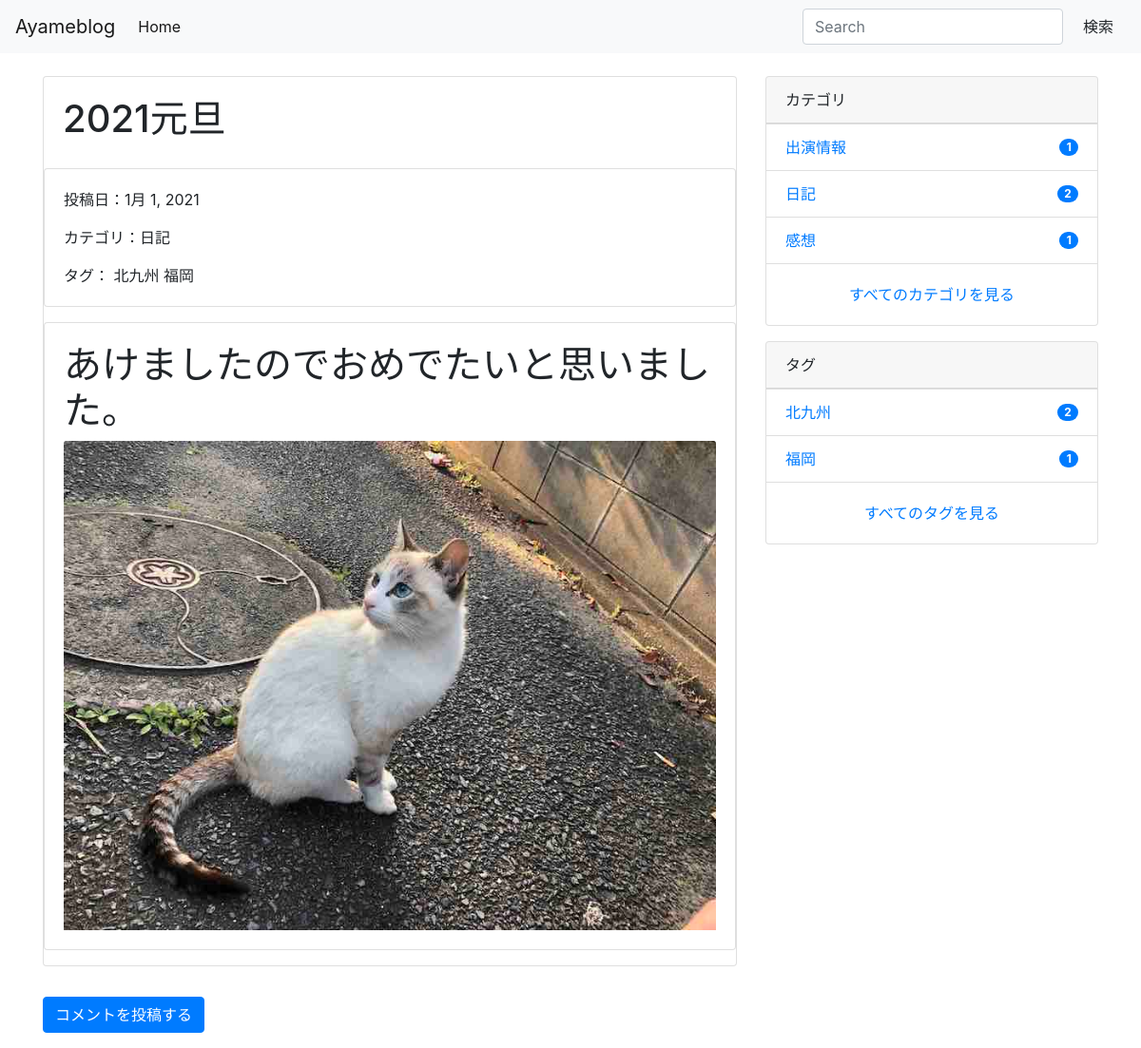
The app's page /post/3/, older data.
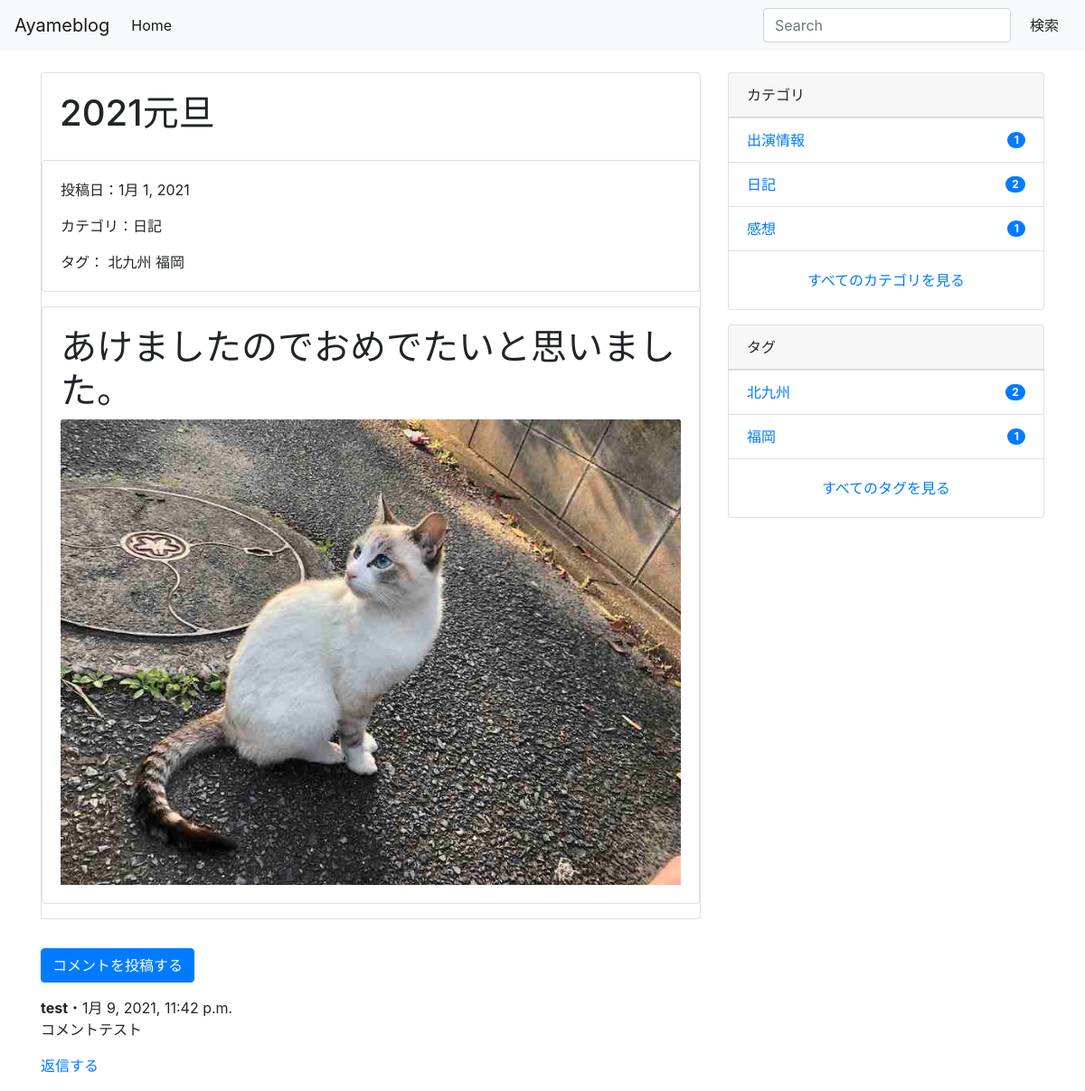
The same page, newer data.
### blog/models.py (models this page shows, shortened)
class Tag(models.Model):
    name = models.CharField(max_length=255)
    slug = models.SlugField(unique=True)
    timestamp = models.DateTimeField(auto_now_add=True)

class Category(models.Model):
    name = models.CharField(max_length=255)
    slug = models.SlugField(unique=True)
    timestamp = models.DateTimeField(auto_now_add=True)

class Comment(models.Model):
    post = models.ForeignKey(
        Post, on_delete=models.CASCADE, related_name='comments')
    author = models.CharField(max_length=50)
    text = models.TextField()
    timestamp = models.DateTimeField(auto_now_add=True)
    approved = models.BooleanField(default=False)
    class Meta:
        ordering = ['-timestamp']

### blog/views.py (the view)
# urls.py: path('post/<int:pk>/', PostDetailView.as_view(), name='post_detail'),
class PostDetailView(DetailView):
    model = Post
    def get_object(self, queryset=None):
        obj = super().get_object(queryset=queryset)
        if not obj.is_public and not self.request.user.is_authenticated:
            raise Http404
        return obj

### ayameblog/context_processors.py (called while the page is built)
def common(request):
    context = {
        'categories': Category.objects.annotate(
            num_posts=Count('post', filter=Q(post__is_public=True))),
        'tags': Tag.objects.annotate(
            num_posts=Count('post', filter=Q(post__is_public=True))),
    }
    return context

### blog/templates/blog/post_detail.html (shortened to what this page needs)
{% extends 'base.html' %}
{% block content %}
<div class="container">
    <div class="row">
        <main class="col-md-8">
            <article class="blog-area">
                <div class="card mb-3">
                    <div class="card-body">
                        <h1>{{ object.title }}</h1>
                    </div>
                <div>
                <div class="card mb-3">
                    <div class="card-body">
                        <p>投稿日：{{ object.published_at|date }}</p>
                        <p>カテゴリ：{{ object.category.name }}</p>
                        タグ：
                        {% for tag in object.tags.all %}
                        {{ tag.name }}
                        {% endfor %}
                    </div>
                </div>
                <div class="card mb-3">
                    <div class="card-body">
                        <h1>{{ object.content|safe }}</h1>
                        {% if post.image %}
                        <a href="{% url 'blog:post_detail' post.id %}">
                        <img class="card-img-top" src="{{ post.image.url }}" alt="{{ post.title }}">
                        </a>
                        {% endif %}
                        <br>
                    </div>
            </article>
            <article class="comment-area">
                <a class="btn btn-primary my-3" href="{% url 'blog:comment_form' post.pk %}">コメントを投稿する</a>
                {% include 'blog/snippets/comments.html' %}
            </article>
        </main>
        <aside class="col-md-4">
            {% include "blog/snippets/sidebar.html" %}
        </aside>
    </div>
</div>
{% endblock %}

### blog/templates/blog/snippets/comments.html (shortened to what this page needs)
{% for comment in post.comments.all %}
{% if user.is_authenticated or comment.approved %}
<div class="comment">
    <strong>{{ comment.author }}</strong>・{{ comment.timestamp }}
    <p>{{ comment.text|linebreaksbr }}</p>
    <p>
        <a href="{% url 'blog:reply_form' comment.pk %}">返信する</a>
    </p>
</div>
{% endif %}
{% endfor %}

### blog/templates/blog/snippets/sidebar.html
<div class="card mb-3">
    <div class="card-header">
      カテゴリ
    </div>
    <ul class="list-group list-group-flush">
      {% for category in categories|dictsort:"id" %}
      <li class="list-group-item d-flex justify-content-between align-items-center">
        <a href="{% url 'blog:category_post' category.slug %}" class="card-link">{{ category.name }}</a>
        <span class="badge badge-primary badge-pill">{{ category.num_posts }}</span>
      </li>
      {% endfor %}
    </ul>
    <div class="card-body text-center">
      <a href="{% url 'blog:category_list' %}" class="card-link">すべてのカテゴリを見る</a>
    </div>
  </div>
  <div class="card">
    <div class="card-header">
      タグ
    </div>
    <ul class="list-group list-group-flush">
      {% for tag in tags|dictsortreversed:"num_posts"|slice:":5" %}
      <li class="list-group-item d-flex justify-content-between align-items-center">
        <a href="{% url 'blog:tag_post' tag.slug %}" class="card-link">{{ tag.name }}</a>
        <span class="badge badge-primary badge-pill">{{ tag.num_posts }}</span>
      </li>
      {% endfor %}
    </ul>
    <div class="card-body text-center">
      <a href="{% url 'blog:tag_list' %}" class="card-link">すべてのタグを見る</a>
    </div>
  </div>

Row changes from the older to the newer data that the page shows:
added Comment: author "test", timestamp "1月 9, 2021, 11:42 p.m.", text "コメントテスト"
